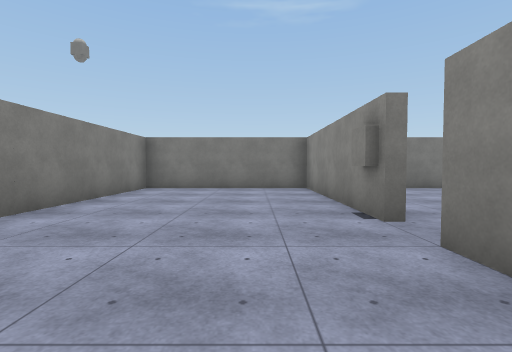
view 1 (above)

17 first-person views from a walk through a scene from a Unity 3-D project. The camera is 1.3 m above the floor, tilts 2° down and sees 85° across. The floor is counted in squares, 2 m on a side. Each view is taken from the middle of a square. On the plan, view 1 faces up. The plan holds only what a view shows up to about 9 squares ahead; the rest is blank. The place goes on beyond the plan. The player is left out. Door leaves are left out, so doorways stand open. Surface patterns are stand-ins for the level's own textures.

view 2
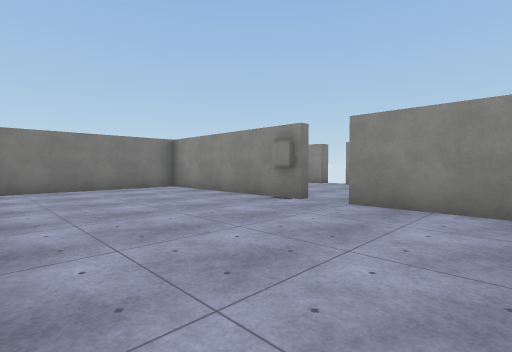

view 3
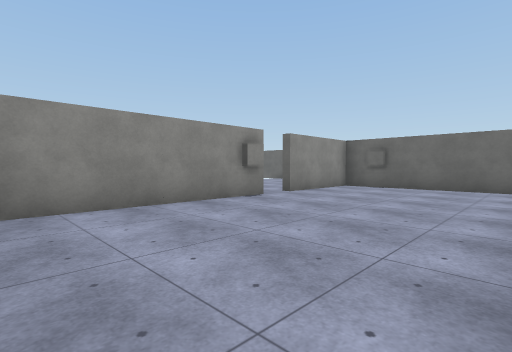

view 4
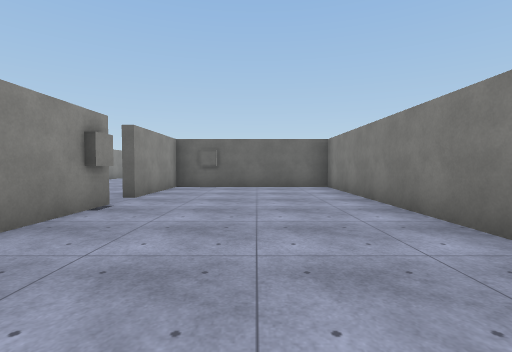

view 5
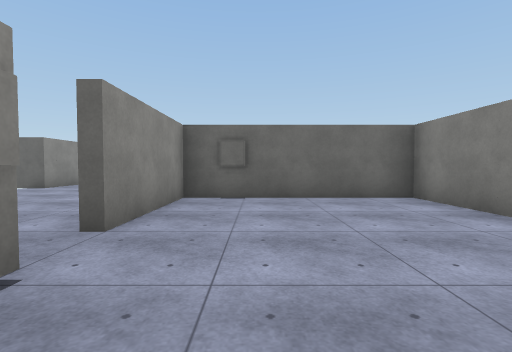

view 6
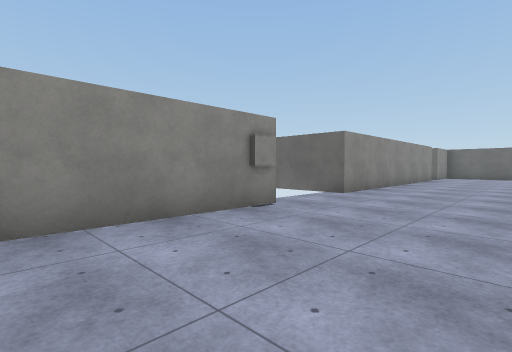

view 7
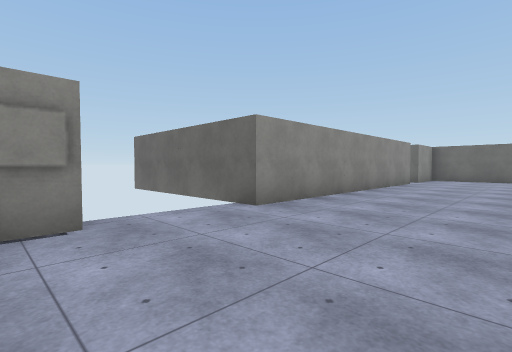

view 8
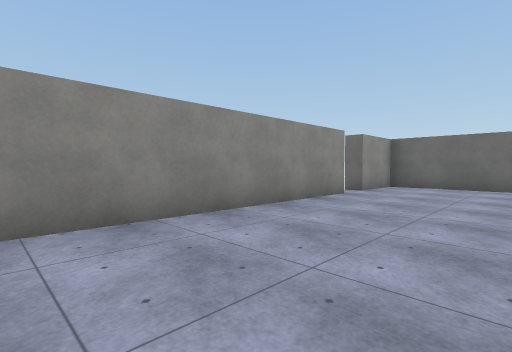

view 9
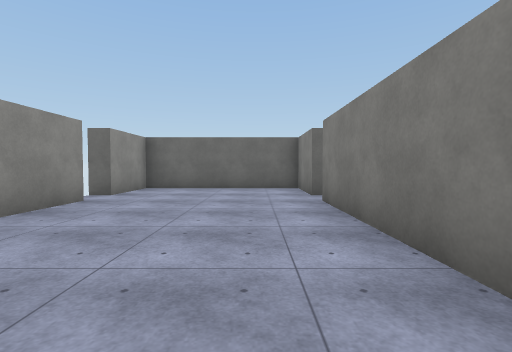

view 10
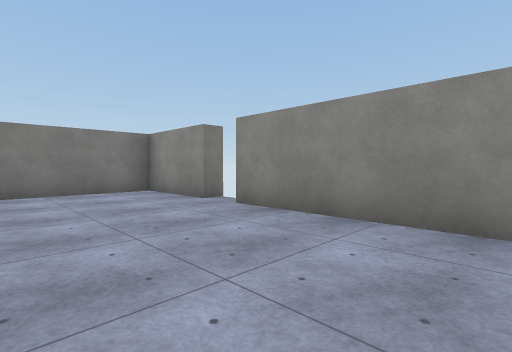

view 11
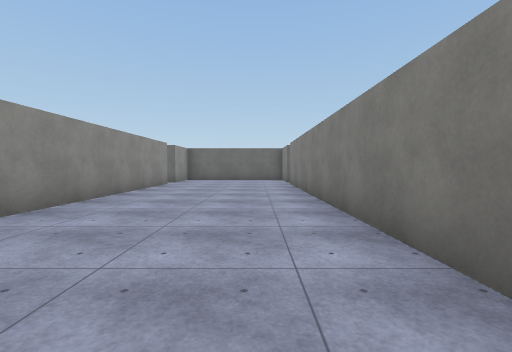

view 12
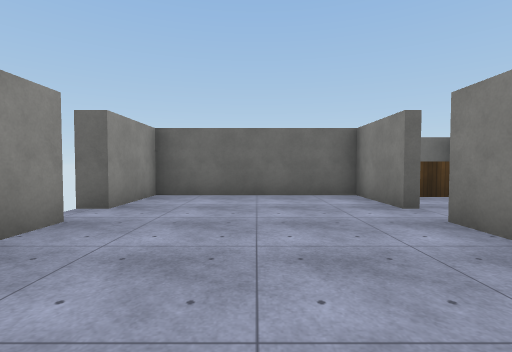

view 13
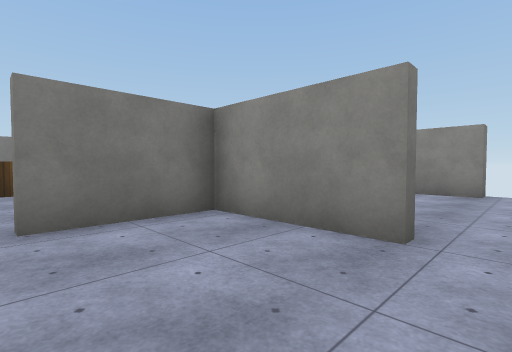

view 14
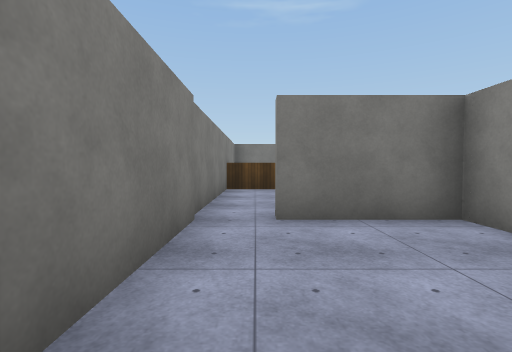

view 15
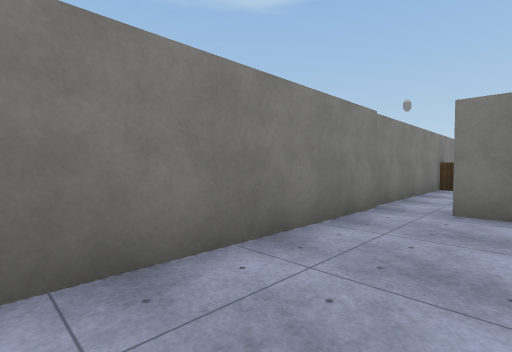

view 16
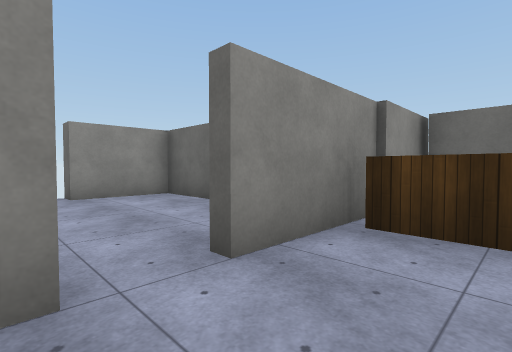

view 17
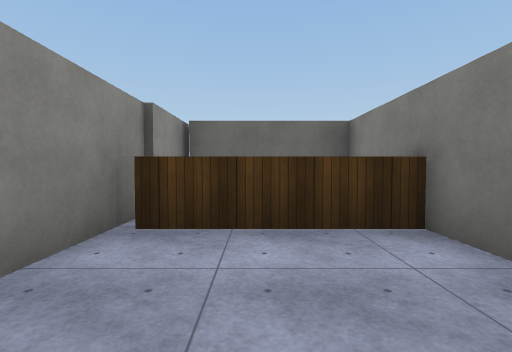

### Floor plan
Points are (right, up) in squares from view 1. A wall is a line through its corners. A room is listed if a view was taken in it or the views show most of it. See-through windows are left out.
Room 1 (views 1, 2, 3, 4, 5)
walls: (1.5, 4.4) (1.5, 8.2) (-3.3, 8.2) (-3.3, -0.8) (1.5, -0.8) (1.5, 2.3)
ways out: opening at (2, 3.5) to room 2
Room 2 (views 6, 7, 8, 9, 10, 11, 12)
walls: (1.7, -2.2) (1.7, -11.2); (6.2, -0.9) (6.2, 4.7); (6.8, -11.3) (6.2, -11.3) (6.2, -3.3) (7.5, -3.3); (6.9, 5.7) (6.2, 5.7) (6.2, 8.2) (3.2, 8.2); (1.7, -12.2) (1.7, -14.3) (6.2, -14.3) (6.2, -12.3) (6.8, -12.3)
ways out: opening at (2, 3.5) to room 1; opening at (2, -12) to room 3; open door at (6.6, -2); open door at (6.7, -11.7); gap at (7, 6)
objects: other object (2, 4)
Room 3 (views 13, 14, 15, 16, 17)
walls: (1.5, -11.4) (1.5, -8.6) (-0.8, -8.6); (-1.9, -13.9) (1.3, -13.9); (-1.8, -8.6) (-1.8, -16.3) (1.5, -16.3) (1.5, -12.2)
ways out: opening at (2, -12) to room 2; opening at (-1, -8)

Where each view was taken, in squares from view 1:
view 1: 0 up, 0 right, facing up
view 2: 0 up, 3 left, facing up-right
view 3: 8 up, 3 left, facing down-right
view 4: 8 up, 1 left, facing down
view 5: 5 up, 0 right, facing down
view 6: 3 up, 3 right, facing down-right
view 7: 0 up, 3 right, facing down-right
view 8: 5 down, 3 right, facing down-right
view 9: 6 down, 3 right, facing down
view 10: 1 up, 3 right, facing up-right
view 11: 1 down, 3 right, facing down
view 12: 8 down, 4 right, facing down
view 13: 12 down, 1 left, facing up-right
view 14: 12 down, 1 left, facing up
view 15: 13 down, 0 right, facing up-left
view 16: 11 down, 0 right, facing down-right
view 17: 11 down, 0 right, facing down
